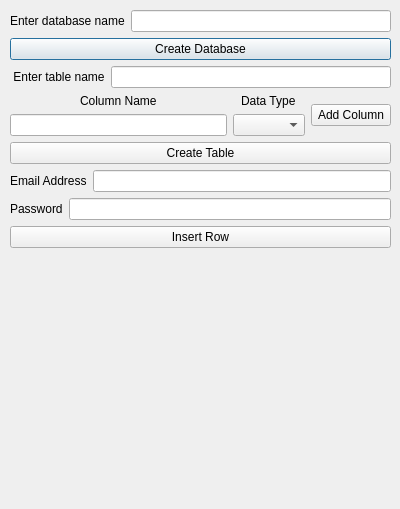
<?xml version="1.0" encoding="UTF-8"?>
<ui version="4.0">
 <class>Dialog</class>
 <widget class="QDialog" name="Dialog">
  <property name="geometry">
   <rect>
    <x>0</x>
    <y>0</y>
    <width>400</width>
    <height>509</height>
   </rect>
  </property>
  <property name="windowTitle">
   <string>Dialog</string>
  </property>
  <widget class="QWidget" name="">
   <property name="geometry">
    <rect>
     <x>10</x>
     <y>10</y>
     <width>381</width>
     <height>491</height>
    </rect>
   </property>
   <layout class="QVBoxLayout" name="verticalLayout_4">
    <item>
     <layout class="QVBoxLayout" name="verticalLayout">
      <item>
       <layout class="QHBoxLayout" name="horizontalLayout">
        <item alignment="Qt::AlignHCenter">
         <widget class="QLabel" name="label">
          <property name="text">
           <string>Enter database name</string>
          </property>
         </widget>
        </item>
        <item>
         <widget class="QLineEdit" name="lineEditDBName"/>
        </item>
       </layout>
      </item>
      <item>
       <widget class="QPushButton" name="pushButtonCreateDB">
        <property name="text">
         <string>Create Database</string>
        </property>
       </widget>
      </item>
      <item>
       <layout class="QHBoxLayout" name="horizontalLayout_2">
        <item alignment="Qt::AlignHCenter">
         <widget class="QLabel" name="label_2">
          <property name="text">
           <string> Enter table name</string>
          </property>
         </widget>
        </item>
        <item>
         <widget class="QLineEdit" name="lineEditTableName"/>
        </item>
       </layout>
      </item>
     </layout>
    </item>
    <item>
     <layout class="QHBoxLayout" name="horizontalLayout_3">
      <item>
       <layout class="QVBoxLayout" name="verticalLayout_2">
        <item alignment="Qt::AlignHCenter">
         <widget class="QLabel" name="label_3">
          <property name="text">
           <string>Column Name</string>
          </property>
         </widget>
        </item>
        <item>
         <widget class="QLineEdit" name="lineEditColumnName"/>
        </item>
       </layout>
      </item>
      <item>
       <layout class="QVBoxLayout" name="verticalLayout_3">
        <item alignment="Qt::AlignHCenter">
         <widget class="QLabel" name="label_4">
          <property name="text">
           <string>Data Type</string>
          </property>
         </widget>
        </item>
        <item>
         <widget class="QComboBox" name="comboBoxDataType"/>
        </item>
       </layout>
      </item>
      <item>
       <widget class="QPushButton" name="pushButtonAddColumn">
        <property name="text">
         <string>Add Column</string>
        </property>
       </widget>
      </item>
     </layout>
    </item>
    <item>
     <widget class="QPushButton" name="pushButtonCreateTable">
      <property name="text">
       <string>Create Table</string>
      </property>
     </widget>
    </item>
    <item>
     <layout class="QHBoxLayout" name="horizontalLayout_4">
      <item>
       <widget class="QLabel" name="label_5">
        <property name="text">
         <string>Email Address</string>
        </property>
       </widget>
      </item>
      <item>
       <widget class="QLineEdit" name="lineEditEmailAddress"/>
      </item>
     </layout>
    </item>
    <item>
     <layout class="QHBoxLayout" name="horizontalLayout_5">
      <item>
       <widget class="QLabel" name="label_6">
        <property name="text">
         <string>Password</string>
        </property>
       </widget>
      </item>
      <item>
       <widget class="QLineEdit" name="lineEditPassword">
        <property name="echoMode">
         <enum>QLineEdit::Password</enum>
        </property>
       </widget>
      </item>
     </layout>
    </item>
    <item>
     <widget class="QPushButton" name="pushButtonInsertRow">
      <property name="text">
       <string>Insert Row</string>
      </property>
     </widget>
    </item>
    <item>
     <widget class="QLabel" name="labelResponse">
      <property name="text">
       <string/>
      </property>
     </widget>
    </item>
   </layout>
  </widget>
 </widget>
 <resources/>
 <connections/>
</ui>
